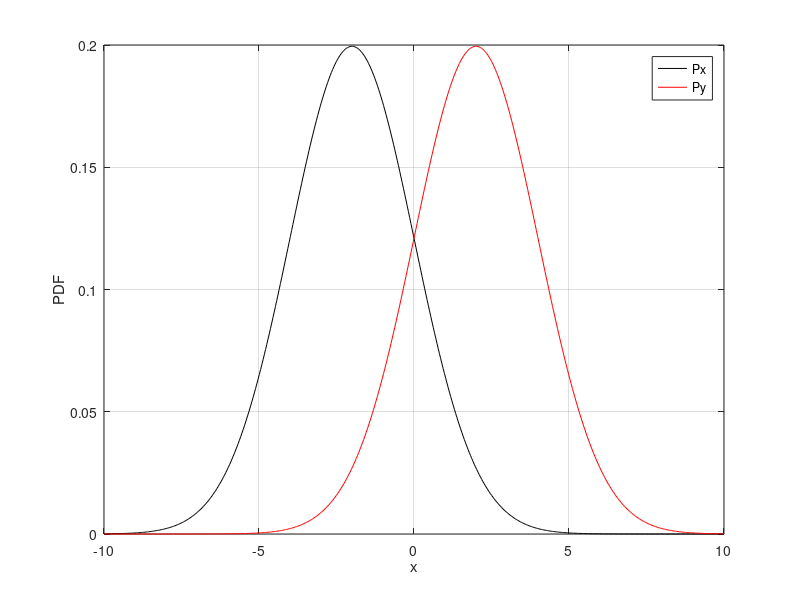
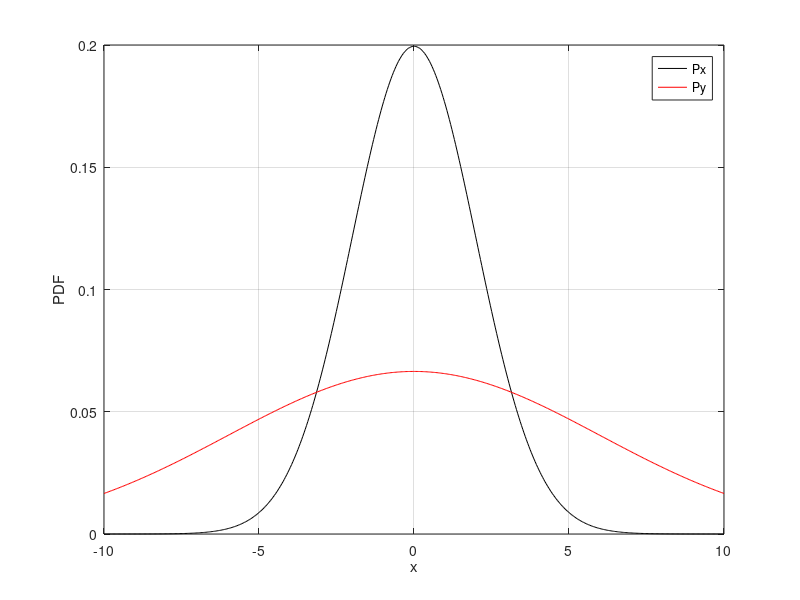
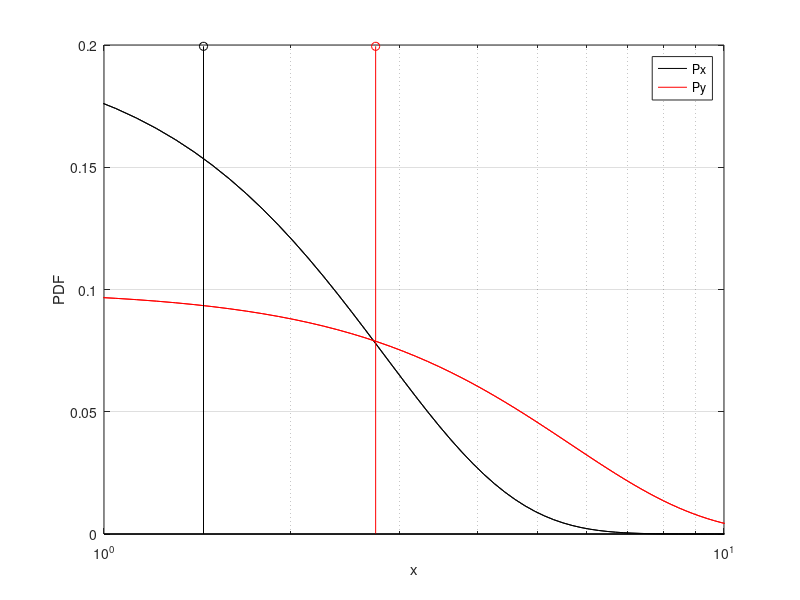
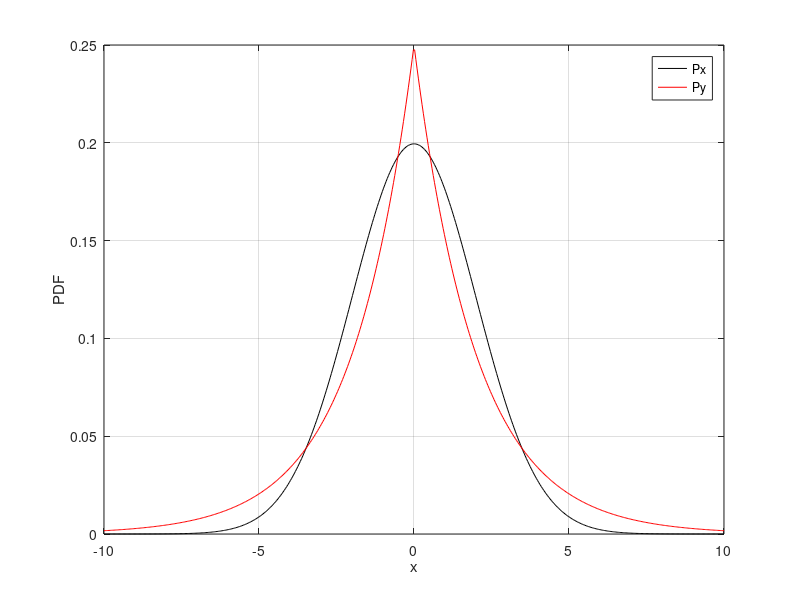

Here is the MATLAB script that generated these plots, in order:
function mmdDemo

clc; close all;
rng(1234);

% Two gaussians with different means
n=500;
x = linspace(-10,10,n);
mu1 = -2; si1 = +2; mu2 = +2; si2 = +2;
PX = normpdf(x,mu1,si1); PY = normpdf(x,mu2,si2);
Xe = mu1 + si1*randn(1,n); Ye = mu2 + si2*randn(1,n);
muXe = mean(Xe); muYe = mean(Ye); % d = abs(muXe-muYe);
figure,plot(x,PX,'k-',x,PY,'r-'),
legend('Px','Py'), xlabel('x'), ylabel('PDF'), grid

% Two gaussians with the same mean but different variances
mu1 = 0; si1 = +2; mu2 = 0; si2 = +6;
PX = normpdf(x,mu1,si1); PY = normpdf(x,mu2,si2);
Xe = mu1 + si1*randn(1,n); Ye = mu2 + si2*randn(1,n);
muXe = mean(Xe); muYe = mean(Ye); % d = abs(muXe-muYe);
figure,plot(x,PX,'k-',x,PY,'r-'),
legend('Px','Py'),xlabel('x'),ylabel('PDF'),grid

% Two gaussians with different variances, features transformed into x^2
mu1 = 0; si1 = +2; mu2 = 0; si2 = +4;
PX = normpdf(x.^2,mu1,si1); PY = normpdf(x.^2,mu2,si2);
Xe = mu1 + si1*randn(1,n); Ye = mu2 + si2*randn(1,n);
muXe = mean(Xe); muYe = mean(Ye); % d = abs(muXe-muYe);
muXe2 = mean(Xe.^2); muYe2 = mean(Ye.^2); % d = abs(muXe2-muYe2);
figure,semilogx(x.^2,PX,'k-',x.^2,PY,'r-'),
hold on, stem(log(muXe2),max(PX),'k'),stem(log(muYe2),max(PX),'r'),
legend('Px','Py'),xlabel('x'),ylabel('PDF'),grid, xlim([1,10])

% A gaussian and a Laplacian with same mean and variance
mu1 = 0; si1 = +2; mu2 = 0; si2 = +2;
PX = normpdf(x,mu1,si1); PY = lappdf(x,mu2,si2);
Xe = mu1 + si1*randn(1,n); Ye = mu2 + si2*randn(1,n);
muXe = mean(Xe); muYe = mean(Ye); % d = abs(muXe-muYe);
figure,plot(x,PX,'k-',x,PY,'r-'),
legend('Px','Py'), xlabel('x'), ylabel('PDF'), grid

function x = randlap(mu,st,n)
u = rand(n) - 0.5;
x = mu - st*sign(u) .* log(1-2*abs(u));

function p = lappdf(x,mu,st)
p = 1/(2*st)*exp(-abs(x-mu)/st);